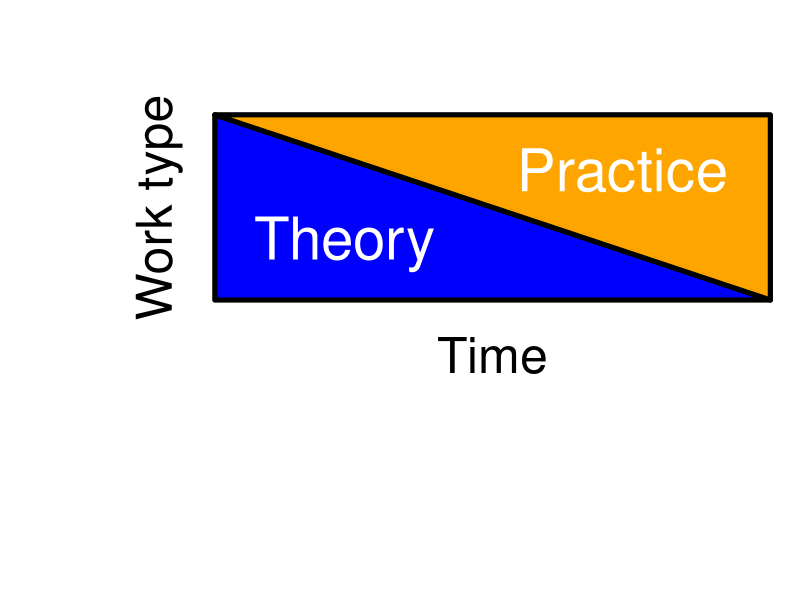

R code for this plot:
## ---- chunk 1
# Define the coordinates for the first triangle
triangle1 <- matrix(c(0, 0,
                      3, 0,
                      0, 1), byrow = TRUE, ncol = 2)

# Define the coordinates for the second triangle (shifted but with the same size as the first triangle)
triangle2 <- matrix(c(3, 1,
                      0, 1,
                      3, 0), byrow = TRUE, ncol = 2)

# Plot the triangles
par(mar = c(0,0,0,0))
plot(0, 0, type = "n", 
     xlim = c(-1, 3),
     ylim = c(-1, 1), xlab = "", ylab = "", asp = 1, axes = FALSE)

text(-0.3,0.5, "Work type", srt = 90, cex = 3)
text(1.5,-0.3, "Time", cex = 3)

polygon(triangle1, col = "blue", lwd = 5, lend = "butt")
polygon(triangle2, col = "orange", lwd = 5, lend = "butt")

text(0.7,0.3, "Theory", col = "white", cex = 3.5)
text(2.2,0.7, "Practice", col = "white", cex = 3.5)
## ---- chunk 2
knitr::include_graphics("https://upload.wikimedia.org/wikipedia/commons/a/aa/Youngronaldfisher2.JPG")
## ---- chunk 3
knitr::include_graphics("https://images.tandf.co.uk/common/jackets/crclarge/978042902/9780429029608.jpg")
## ---- chunk 4
knitr::include_graphics("https://www.booktopia.com.au/covers/big/9780521867061/5512/data-analysis-using-regression-and-multilevel-hierarchical-models.jpg")
